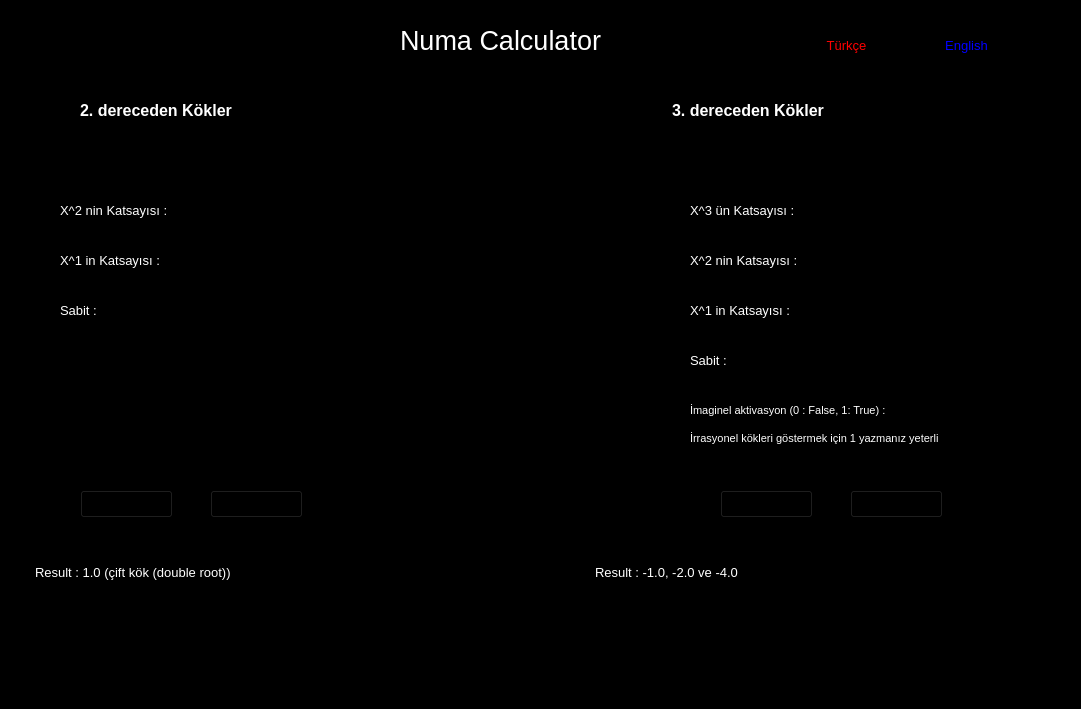
<?xml version="1.0" encoding="UTF-8"?>
<ui version="4.0">
 <class>KokBulucu</class>
 <widget class="QMainWindow" name="KokBulucu">
  <property name="geometry">
   <rect>
    <x>0</x>
    <y>0</y>
    <width>1081</width>
    <height>709</height>
   </rect>
  </property>
  <property name="palette">
   <palette>
    <active>
     <colorrole role="WindowText">
      <brush brushstyle="SolidPattern">
       <color alpha="255">
        <red>255</red>
        <green>255</green>
        <blue>255</blue>
       </color>
      </brush>
     </colorrole>
     <colorrole role="Button">
      <brush brushstyle="SolidPattern">
       <color alpha="255">
        <red>0</red>
        <green>0</green>
        <blue>0</blue>
       </color>
      </brush>
     </colorrole>
     <colorrole role="Light">
      <brush brushstyle="SolidPattern">
       <color alpha="255">
        <red>0</red>
        <green>0</green>
        <blue>0</blue>
       </color>
      </brush>
     </colorrole>
     <colorrole role="Midlight">
      <brush brushstyle="SolidPattern">
       <color alpha="255">
        <red>0</red>
        <green>0</green>
        <blue>0</blue>
       </color>
      </brush>
     </colorrole>
     <colorrole role="Dark">
      <brush brushstyle="SolidPattern">
       <color alpha="255">
        <red>0</red>
        <green>0</green>
        <blue>0</blue>
       </color>
      </brush>
     </colorrole>
     <colorrole role="Mid">
      <brush brushstyle="SolidPattern">
       <color alpha="255">
        <red>0</red>
        <green>0</green>
        <blue>0</blue>
       </color>
      </brush>
     </colorrole>
     <colorrole role="Text">
      <brush brushstyle="SolidPattern">
       <color alpha="255">
        <red>0</red>
        <green>0</green>
        <blue>0</blue>
       </color>
      </brush>
     </colorrole>
     <colorrole role="BrightText">
      <brush brushstyle="SolidPattern">
       <color alpha="255">
        <red>255</red>
        <green>255</green>
        <blue>255</blue>
       </color>
      </brush>
     </colorrole>
     <colorrole role="ButtonText">
      <brush brushstyle="SolidPattern">
       <color alpha="255">
        <red>255</red>
        <green>255</green>
        <blue>255</blue>
       </color>
      </brush>
     </colorrole>
     <colorrole role="Base">
      <brush brushstyle="SolidPattern">
       <color alpha="255">
        <red>0</red>
        <green>0</green>
        <blue>0</blue>
       </color>
      </brush>
     </colorrole>
     <colorrole role="Window">
      <brush brushstyle="SolidPattern">
       <color alpha="255">
        <red>0</red>
        <green>0</green>
        <blue>0</blue>
       </color>
      </brush>
     </colorrole>
     <colorrole role="Shadow">
      <brush brushstyle="SolidPattern">
       <color alpha="255">
        <red>0</red>
        <green>0</green>
        <blue>0</blue>
       </color>
      </brush>
     </colorrole>
     <colorrole role="AlternateBase">
      <brush brushstyle="SolidPattern">
       <color alpha="255">
        <red>0</red>
        <green>0</green>
        <blue>0</blue>
       </color>
      </brush>
     </colorrole>
     <colorrole role="ToolTipBase">
      <brush brushstyle="SolidPattern">
       <color alpha="255">
        <red>255</red>
        <green>255</green>
        <blue>220</blue>
       </color>
      </brush>
     </colorrole>
     <colorrole role="ToolTipText">
      <brush brushstyle="SolidPattern">
       <color alpha="255">
        <red>0</red>
        <green>0</green>
        <blue>0</blue>
       </color>
      </brush>
     </colorrole>
    </active>
    <inactive>
     <colorrole role="WindowText">
      <brush brushstyle="SolidPattern">
       <color alpha="255">
        <red>255</red>
        <green>255</green>
        <blue>255</blue>
       </color>
      </brush>
     </colorrole>
     <colorrole role="Button">
      <brush brushstyle="SolidPattern">
       <color alpha="255">
        <red>0</red>
        <green>0</green>
        <blue>0</blue>
       </color>
      </brush>
     </colorrole>
     <colorrole role="Light">
      <brush brushstyle="SolidPattern">
       <color alpha="255">
        <red>0</red>
        <green>0</green>
        <blue>0</blue>
       </color>
      </brush>
     </colorrole>
     <colorrole role="Midlight">
      <brush brushstyle="SolidPattern">
       <color alpha="255">
        <red>0</red>
        <green>0</green>
        <blue>0</blue>
       </color>
      </brush>
     </colorrole>
     <colorrole role="Dark">
      <brush brushstyle="SolidPattern">
       <color alpha="255">
        <red>0</red>
        <green>0</green>
        <blue>0</blue>
       </color>
      </brush>
     </colorrole>
     <colorrole role="Mid">
      <brush brushstyle="SolidPattern">
       <color alpha="255">
        <red>0</red>
        <green>0</green>
        <blue>0</blue>
       </color>
      </brush>
     </colorrole>
     <colorrole role="Text">
      <brush brushstyle="SolidPattern">
       <color alpha="255">
        <red>0</red>
        <green>0</green>
        <blue>0</blue>
       </color>
      </brush>
     </colorrole>
     <colorrole role="BrightText">
      <brush brushstyle="SolidPattern">
       <color alpha="255">
        <red>255</red>
        <green>255</green>
        <blue>255</blue>
       </color>
      </brush>
     </colorrole>
     <colorrole role="ButtonText">
      <brush brushstyle="SolidPattern">
       <color alpha="255">
        <red>255</red>
        <green>255</green>
        <blue>255</blue>
       </color>
      </brush>
     </colorrole>
     <colorrole role="Base">
      <brush brushstyle="SolidPattern">
       <color alpha="255">
        <red>0</red>
        <green>0</green>
        <blue>0</blue>
       </color>
      </brush>
     </colorrole>
     <colorrole role="Window">
      <brush brushstyle="SolidPattern">
       <color alpha="255">
        <red>0</red>
        <green>0</green>
        <blue>0</blue>
       </color>
      </brush>
     </colorrole>
     <colorrole role="Shadow">
      <brush brushstyle="SolidPattern">
       <color alpha="255">
        <red>0</red>
        <green>0</green>
        <blue>0</blue>
       </color>
      </brush>
     </colorrole>
     <colorrole role="AlternateBase">
      <brush brushstyle="SolidPattern">
       <color alpha="255">
        <red>0</red>
        <green>0</green>
        <blue>0</blue>
       </color>
      </brush>
     </colorrole>
     <colorrole role="ToolTipBase">
      <brush brushstyle="SolidPattern">
       <color alpha="255">
        <red>255</red>
        <green>255</green>
        <blue>220</blue>
       </color>
      </brush>
     </colorrole>
     <colorrole role="ToolTipText">
      <brush brushstyle="SolidPattern">
       <color alpha="255">
        <red>0</red>
        <green>0</green>
        <blue>0</blue>
       </color>
      </brush>
     </colorrole>
    </inactive>
    <disabled>
     <colorrole role="WindowText">
      <brush brushstyle="SolidPattern">
       <color alpha="255">
        <red>0</red>
        <green>0</green>
        <blue>0</blue>
       </color>
      </brush>
     </colorrole>
     <colorrole role="Button">
      <brush brushstyle="SolidPattern">
       <color alpha="255">
        <red>0</red>
        <green>0</green>
        <blue>0</blue>
       </color>
      </brush>
     </colorrole>
     <colorrole role="Light">
      <brush brushstyle="SolidPattern">
       <color alpha="255">
        <red>0</red>
        <green>0</green>
        <blue>0</blue>
       </color>
      </brush>
     </colorrole>
     <colorrole role="Midlight">
      <brush brushstyle="SolidPattern">
       <color alpha="255">
        <red>0</red>
        <green>0</green>
        <blue>0</blue>
       </color>
      </brush>
     </colorrole>
     <colorrole role="Dark">
      <brush brushstyle="SolidPattern">
       <color alpha="255">
        <red>0</red>
        <green>0</green>
        <blue>0</blue>
       </color>
      </brush>
     </colorrole>
     <colorrole role="Mid">
      <brush brushstyle="SolidPattern">
       <color alpha="255">
        <red>0</red>
        <green>0</green>
        <blue>0</blue>
       </color>
      </brush>
     </colorrole>
     <colorrole role="Text">
      <brush brushstyle="SolidPattern">
       <color alpha="255">
        <red>0</red>
        <green>0</green>
        <blue>0</blue>
       </color>
      </brush>
     </colorrole>
     <colorrole role="BrightText">
      <brush brushstyle="SolidPattern">
       <color alpha="255">
        <red>255</red>
        <green>255</green>
        <blue>255</blue>
       </color>
      </brush>
     </colorrole>
     <colorrole role="ButtonText">
      <brush brushstyle="SolidPattern">
       <color alpha="255">
        <red>0</red>
        <green>0</green>
        <blue>0</blue>
       </color>
      </brush>
     </colorrole>
     <colorrole role="Base">
      <brush brushstyle="SolidPattern">
       <color alpha="255">
        <red>0</red>
        <green>0</green>
        <blue>0</blue>
       </color>
      </brush>
     </colorrole>
     <colorrole role="Window">
      <brush brushstyle="SolidPattern">
       <color alpha="255">
        <red>0</red>
        <green>0</green>
        <blue>0</blue>
       </color>
      </brush>
     </colorrole>
     <colorrole role="Shadow">
      <brush brushstyle="SolidPattern">
       <color alpha="255">
        <red>0</red>
        <green>0</green>
        <blue>0</blue>
       </color>
      </brush>
     </colorrole>
     <colorrole role="AlternateBase">
      <brush brushstyle="SolidPattern">
       <color alpha="255">
        <red>0</red>
        <green>0</green>
        <blue>0</blue>
       </color>
      </brush>
     </colorrole>
     <colorrole role="ToolTipBase">
      <brush brushstyle="SolidPattern">
       <color alpha="255">
        <red>255</red>
        <green>255</green>
        <blue>220</blue>
       </color>
      </brush>
     </colorrole>
     <colorrole role="ToolTipText">
      <brush brushstyle="SolidPattern">
       <color alpha="255">
        <red>0</red>
        <green>0</green>
        <blue>0</blue>
       </color>
      </brush>
     </colorrole>
    </disabled>
   </palette>
  </property>
  <property name="font">
   <font>
    <pointsize>10</pointsize>
   </font>
  </property>
  <property name="windowTitle">
   <string>Kök Bulucu</string>
  </property>
  <property name="windowIcon">
   <iconset>
    <normaloff>../../Pictures/Camera Roll/ahmet5.jpg</normaloff>../../Pictures/Camera Roll/ahmet5.jpg</iconset>
  </property>
  <widget class="QWidget" name="centralwidget">
   <widget class="QLineEdit" name="txt2_kat2">
    <property name="geometry">
     <rect>
      <x>230</x>
      <y>200</y>
      <width>113</width>
      <height>22</height>
     </rect>
    </property>
    <property name="text">
     <string>1</string>
    </property>
   </widget>
   <widget class="QLabel" name="label_2_x2">
    <property name="geometry">
     <rect>
      <x>60</x>
      <y>200</y>
      <width>161</width>
      <height>20</height>
     </rect>
    </property>
    <property name="text">
     <string>X^2 nin Katsayısı :</string>
    </property>
   </widget>
   <widget class="QLineEdit" name="txt2_kat1">
    <property name="geometry">
     <rect>
      <x>230</x>
      <y>250</y>
      <width>113</width>
      <height>22</height>
     </rect>
    </property>
    <property name="text">
     <string>-2</string>
    </property>
   </widget>
   <widget class="QLabel" name="label_2_x1">
    <property name="geometry">
     <rect>
      <x>60</x>
      <y>250</y>
      <width>161</width>
      <height>20</height>
     </rect>
    </property>
    <property name="text">
     <string>X^1 in Katsayısı :</string>
    </property>
   </widget>
   <widget class="QLineEdit" name="txt2_kat0">
    <property name="geometry">
     <rect>
      <x>230</x>
      <y>300</y>
      <width>113</width>
      <height>22</height>
     </rect>
    </property>
    <property name="text">
     <string>1</string>
    </property>
   </widget>
   <widget class="QLabel" name="label_2_x0">
    <property name="geometry">
     <rect>
      <x>60</x>
      <y>300</y>
      <width>161</width>
      <height>20</height>
     </rect>
    </property>
    <property name="text">
     <string>Sabit :</string>
    </property>
   </widget>
   <widget class="QLineEdit" name="txt3_kat0">
    <property name="geometry">
     <rect>
      <x>860</x>
      <y>350</y>
      <width>113</width>
      <height>22</height>
     </rect>
    </property>
    <property name="text">
     <string>8</string>
    </property>
   </widget>
   <widget class="QLabel" name="label_3_x1">
    <property name="geometry">
     <rect>
      <x>690</x>
      <y>300</y>
      <width>161</width>
      <height>20</height>
     </rect>
    </property>
    <property name="text">
     <string>X^1 in Katsayısı :</string>
    </property>
   </widget>
   <widget class="QLineEdit" name="txt3_kat2">
    <property name="geometry">
     <rect>
      <x>860</x>
      <y>250</y>
      <width>113</width>
      <height>22</height>
     </rect>
    </property>
    <property name="text">
     <string>7</string>
    </property>
   </widget>
   <widget class="QLabel" name="label_3_x2">
    <property name="geometry">
     <rect>
      <x>690</x>
      <y>250</y>
      <width>161</width>
      <height>20</height>
     </rect>
    </property>
    <property name="text">
     <string>X^2 nin Katsayısı :</string>
    </property>
   </widget>
   <widget class="QLineEdit" name="txt3_kat1">
    <property name="geometry">
     <rect>
      <x>860</x>
      <y>300</y>
      <width>113</width>
      <height>22</height>
     </rect>
    </property>
    <property name="text">
     <string>14</string>
    </property>
   </widget>
   <widget class="QLabel" name="label_3_x0">
    <property name="geometry">
     <rect>
      <x>690</x>
      <y>350</y>
      <width>161</width>
      <height>20</height>
     </rect>
    </property>
    <property name="text">
     <string>Sabit :</string>
    </property>
   </widget>
   <widget class="QLineEdit" name="txt3_kat3">
    <property name="geometry">
     <rect>
      <x>860</x>
      <y>200</y>
      <width>113</width>
      <height>22</height>
     </rect>
    </property>
    <property name="text">
     <string>1</string>
    </property>
   </widget>
   <widget class="QLabel" name="label_3_x3">
    <property name="geometry">
     <rect>
      <x>690</x>
      <y>200</y>
      <width>161</width>
      <height>20</height>
     </rect>
    </property>
    <property name="text">
     <string>X^3 ün Katsayısı :</string>
    </property>
   </widget>
   <widget class="QLineEdit" name="txt3_kat_i">
    <property name="geometry">
     <rect>
      <x>940</x>
      <y>400</y>
      <width>31</width>
      <height>22</height>
     </rect>
    </property>
    <property name="text">
     <string>0</string>
    </property>
   </widget>
   <widget class="QLabel" name="label_3_xi_tf">
    <property name="geometry">
     <rect>
      <x>690</x>
      <y>400</y>
      <width>241</width>
      <height>20</height>
     </rect>
    </property>
    <property name="font">
     <font>
      <pointsize>8</pointsize>
     </font>
    </property>
    <property name="text">
     <string>İmaginel aktivasyon (0 : False, 1: True) : </string>
    </property>
   </widget>
   <widget class="QLabel" name="label_3_xi_info">
    <property name="geometry">
     <rect>
      <x>690</x>
      <y>430</y>
      <width>301</width>
      <height>16</height>
     </rect>
    </property>
    <property name="font">
     <font>
      <pointsize>8</pointsize>
     </font>
    </property>
    <property name="text">
     <string>İrrasyonel kökleri göstermek için 1 yazmanız yeterli</string>
    </property>
   </widget>
   <widget class="QPushButton" name="btn_calc_2kok">
    <property name="geometry">
     <rect>
      <x>80</x>
      <y>490</y>
      <width>93</width>
      <height>28</height>
     </rect>
    </property>
    <property name="palette">
     <palette>
      <active>
       <colorrole role="ButtonText">
        <brush brushstyle="SolidPattern">
         <color alpha="255">
          <red>0</red>
          <green>0</green>
          <blue>0</blue>
         </color>
        </brush>
       </colorrole>
      </active>
      <inactive>
       <colorrole role="ButtonText">
        <brush brushstyle="SolidPattern">
         <color alpha="255">
          <red>0</red>
          <green>0</green>
          <blue>0</blue>
         </color>
        </brush>
       </colorrole>
      </inactive>
      <disabled>
       <colorrole role="ButtonText">
        <brush brushstyle="SolidPattern">
         <color alpha="255">
          <red>0</red>
          <green>0</green>
          <blue>0</blue>
         </color>
        </brush>
       </colorrole>
      </disabled>
     </palette>
    </property>
    <property name="text">
     <string>Hesapla</string>
    </property>
    <property name="shortcut">
     <string>Ctrl+H</string>
    </property>
   </widget>
   <widget class="QPushButton" name="btn_calc_3kok">
    <property name="geometry">
     <rect>
      <x>720</x>
      <y>490</y>
      <width>93</width>
      <height>28</height>
     </rect>
    </property>
    <property name="palette">
     <palette>
      <active>
       <colorrole role="ButtonText">
        <brush brushstyle="SolidPattern">
         <color alpha="255">
          <red>0</red>
          <green>0</green>
          <blue>0</blue>
         </color>
        </brush>
       </colorrole>
      </active>
      <inactive>
       <colorrole role="ButtonText">
        <brush brushstyle="SolidPattern">
         <color alpha="255">
          <red>0</red>
          <green>0</green>
          <blue>0</blue>
         </color>
        </brush>
       </colorrole>
      </inactive>
      <disabled>
       <colorrole role="ButtonText">
        <brush brushstyle="SolidPattern">
         <color alpha="255">
          <red>0</red>
          <green>0</green>
          <blue>0</blue>
         </color>
        </brush>
       </colorrole>
      </disabled>
     </palette>
    </property>
    <property name="text">
     <string>Hesapla</string>
    </property>
    <property name="shortcut">
     <string>Return</string>
    </property>
   </widget>
   <widget class="QPushButton" name="btn_clr_2kok">
    <property name="geometry">
     <rect>
      <x>210</x>
      <y>490</y>
      <width>93</width>
      <height>28</height>
     </rect>
    </property>
    <property name="palette">
     <palette>
      <active>
       <colorrole role="ButtonText">
        <brush brushstyle="SolidPattern">
         <color alpha="255">
          <red>0</red>
          <green>0</green>
          <blue>0</blue>
         </color>
        </brush>
       </colorrole>
      </active>
      <inactive>
       <colorrole role="ButtonText">
        <brush brushstyle="SolidPattern">
         <color alpha="255">
          <red>0</red>
          <green>0</green>
          <blue>0</blue>
         </color>
        </brush>
       </colorrole>
      </inactive>
      <disabled>
       <colorrole role="ButtonText">
        <brush brushstyle="SolidPattern">
         <color alpha="255">
          <red>0</red>
          <green>0</green>
          <blue>0</blue>
         </color>
        </brush>
       </colorrole>
      </disabled>
     </palette>
    </property>
    <property name="text">
     <string>Temizle</string>
    </property>
    <property name="shortcut">
     <string>Ctrl+T</string>
    </property>
   </widget>
   <widget class="QPushButton" name="btn_clr_3kok">
    <property name="geometry">
     <rect>
      <x>850</x>
      <y>490</y>
      <width>93</width>
      <height>28</height>
     </rect>
    </property>
    <property name="palette">
     <palette>
      <active>
       <colorrole role="ButtonText">
        <brush brushstyle="SolidPattern">
         <color alpha="255">
          <red>0</red>
          <green>0</green>
          <blue>0</blue>
         </color>
        </brush>
       </colorrole>
      </active>
      <inactive>
       <colorrole role="ButtonText">
        <brush brushstyle="SolidPattern">
         <color alpha="255">
          <red>0</red>
          <green>0</green>
          <blue>0</blue>
         </color>
        </brush>
       </colorrole>
      </inactive>
      <disabled>
       <colorrole role="ButtonText">
        <brush brushstyle="SolidPattern">
         <color alpha="255">
          <red>0</red>
          <green>0</green>
          <blue>0</blue>
         </color>
        </brush>
       </colorrole>
      </disabled>
     </palette>
    </property>
    <property name="text">
     <string>Temizle</string>
    </property>
    <property name="shortcut">
     <string>Ctrl+U</string>
    </property>
   </widget>
   <widget class="QTextBrowser" name="albl_3result">
    <property name="enabled">
     <bool>true</bool>
    </property>
    <property name="geometry">
     <rect>
      <x>590</x>
      <y>560</y>
      <width>461</width>
      <height>101</height>
     </rect>
    </property>
    <property name="palette">
     <palette>
      <active>
       <colorrole role="Text">
        <brush brushstyle="SolidPattern">
         <color alpha="255">
          <red>255</red>
          <green>255</green>
          <blue>255</blue>
         </color>
        </brush>
       </colorrole>
      </active>
      <inactive>
       <colorrole role="Text">
        <brush brushstyle="SolidPattern">
         <color alpha="255">
          <red>255</red>
          <green>255</green>
          <blue>255</blue>
         </color>
        </brush>
       </colorrole>
      </inactive>
      <disabled>
       <colorrole role="Text">
        <brush brushstyle="SolidPattern">
         <color alpha="255">
          <red>0</red>
          <green>0</green>
          <blue>0</blue>
         </color>
        </brush>
       </colorrole>
      </disabled>
     </palette>
    </property>
    <property name="font">
     <font>
      <kerning>true</kerning>
     </font>
    </property>
    <property name="html">
     <string>&lt;!DOCTYPE HTML PUBLIC &quot;-//W3C//DTD HTML 4.0//EN&quot; &quot;http://www.w3.org/TR/REC-html40/strict.dtd&quot;&gt;
&lt;html&gt;&lt;head&gt;&lt;meta name=&quot;qrichtext&quot; content=&quot;1&quot; /&gt;&lt;style type=&quot;text/css&quot;&gt;
p, li { white-space: pre-wrap; }
&lt;/style&gt;&lt;/head&gt;&lt;body style=&quot; font-family:'MS Shell Dlg 2'; font-size:10pt; font-weight:400; font-style:normal;&quot;&gt;
&lt;p style=&quot; margin-top:0px; margin-bottom:0px; margin-left:0px; margin-right:0px; -qt-block-indent:0; text-indent:0px;&quot;&gt;Result : -1.0, -2.0 ve -4.0 &lt;/p&gt;&lt;/body&gt;&lt;/html&gt;</string>
    </property>
   </widget>
   <widget class="QLabel" name="label_12">
    <property name="geometry">
     <rect>
      <x>400</x>
      <y>20</y>
      <width>251</width>
      <height>41</height>
     </rect>
    </property>
    <property name="font">
     <font>
      <pointsize>20</pointsize>
     </font>
    </property>
    <property name="text">
     <string>Numa Calculator</string>
    </property>
   </widget>
   <widget class="QTextBrowser" name="albl_2result">
    <property name="enabled">
     <bool>true</bool>
    </property>
    <property name="geometry">
     <rect>
      <x>30</x>
      <y>560</y>
      <width>421</width>
      <height>101</height>
     </rect>
    </property>
    <property name="palette">
     <palette>
      <active>
       <colorrole role="Text">
        <brush brushstyle="SolidPattern">
         <color alpha="255">
          <red>255</red>
          <green>255</green>
          <blue>255</blue>
         </color>
        </brush>
       </colorrole>
      </active>
      <inactive>
       <colorrole role="Text">
        <brush brushstyle="SolidPattern">
         <color alpha="255">
          <red>255</red>
          <green>255</green>
          <blue>255</blue>
         </color>
        </brush>
       </colorrole>
      </inactive>
      <disabled>
       <colorrole role="Text">
        <brush brushstyle="SolidPattern">
         <color alpha="255">
          <red>0</red>
          <green>0</green>
          <blue>0</blue>
         </color>
        </brush>
       </colorrole>
      </disabled>
     </palette>
    </property>
    <property name="font">
     <font>
      <kerning>true</kerning>
     </font>
    </property>
    <property name="html">
     <string>&lt;!DOCTYPE HTML PUBLIC &quot;-//W3C//DTD HTML 4.0//EN&quot; &quot;http://www.w3.org/TR/REC-html40/strict.dtd&quot;&gt;
&lt;html&gt;&lt;head&gt;&lt;meta name=&quot;qrichtext&quot; content=&quot;1&quot; /&gt;&lt;style type=&quot;text/css&quot;&gt;
p, li { white-space: pre-wrap; }
&lt;/style&gt;&lt;/head&gt;&lt;body style=&quot; font-family:'MS Shell Dlg 2'; font-size:10pt; font-weight:400; font-style:normal;&quot;&gt;
&lt;p style=&quot; margin-top:0px; margin-bottom:0px; margin-left:0px; margin-right:0px; -qt-block-indent:0; text-indent:0px;&quot;&gt;Result : 1.0 (çift kök (double root))&lt;/p&gt;
&lt;p style=&quot;-qt-paragraph-type:empty; margin-top:0px; margin-bottom:0px; margin-left:0px; margin-right:0px; -qt-block-indent:0; text-indent:0px;&quot;&gt;&lt;br /&gt;&lt;/p&gt;&lt;/body&gt;&lt;/html&gt;</string>
    </property>
   </widget>
   <widget class="QWidget" name="layoutWidget">
    <property name="geometry">
     <rect>
      <x>80</x>
      <y>80</y>
      <width>881</width>
      <height>61</height>
     </rect>
    </property>
    <layout class="QHBoxLayout" name="horizontalLayout" stretch="0,3,2">
     <item>
      <widget class="QLabel" name="label_2baslik">
       <property name="font">
        <font>
         <pointsize>12</pointsize>
         <weight>75</weight>
         <bold>true</bold>
        </font>
       </property>
       <property name="text">
        <string>2. dereceden Kökler</string>
       </property>
      </widget>
     </item>
     <item>
      <spacer name="horizontalSpacer">
       <property name="orientation">
        <enum>Qt::Horizontal</enum>
       </property>
       <property name="sizeHint" stdset="0">
        <size>
         <width>40</width>
         <height>20</height>
        </size>
       </property>
      </spacer>
     </item>
     <item>
      <widget class="QLabel" name="label_3baslik">
       <property name="font">
        <font>
         <pointsize>12</pointsize>
         <weight>75</weight>
         <bold>true</bold>
        </font>
       </property>
       <property name="text">
        <string>3. dereceden Kökler</string>
       </property>
      </widget>
     </item>
    </layout>
   </widget>
   <widget class="QPushButton" name="btn_eng">
    <property name="geometry">
     <rect>
      <x>920</x>
      <y>30</y>
      <width>93</width>
      <height>31</height>
     </rect>
    </property>
    <property name="palette">
     <palette>
      <active>
       <colorrole role="ButtonText">
        <brush brushstyle="SolidPattern">
         <color alpha="255">
          <red>0</red>
          <green>0</green>
          <blue>255</blue>
         </color>
        </brush>
       </colorrole>
      </active>
      <inactive>
       <colorrole role="ButtonText">
        <brush brushstyle="SolidPattern">
         <color alpha="255">
          <red>0</red>
          <green>0</green>
          <blue>255</blue>
         </color>
        </brush>
       </colorrole>
      </inactive>
      <disabled>
       <colorrole role="ButtonText">
        <brush brushstyle="SolidPattern">
         <color alpha="255">
          <red>0</red>
          <green>0</green>
          <blue>0</blue>
         </color>
        </brush>
       </colorrole>
      </disabled>
     </palette>
    </property>
    <property name="text">
     <string>English</string>
    </property>
    <property name="icon">
     <iconset>
      <normaloff>eng.png</normaloff>eng.png</iconset>
    </property>
    <property name="iconSize">
     <size>
      <width>30</width>
      <height>30</height>
     </size>
    </property>
    <property name="shortcut">
     <string>Ctrl+H</string>
    </property>
    <property name="autoDefault">
     <bool>true</bool>
    </property>
    <property name="default">
     <bool>true</bool>
    </property>
    <property name="flat">
     <bool>true</bool>
    </property>
   </widget>
   <widget class="QPushButton" name="btn_trk">
    <property name="geometry">
     <rect>
      <x>800</x>
      <y>30</y>
      <width>93</width>
      <height>31</height>
     </rect>
    </property>
    <property name="palette">
     <palette>
      <active>
       <colorrole role="WindowText">
        <brush brushstyle="SolidPattern">
         <color alpha="255">
          <red>255</red>
          <green>0</green>
          <blue>0</blue>
         </color>
        </brush>
       </colorrole>
       <colorrole role="Button">
        <brush brushstyle="SolidPattern">
         <color alpha="255">
          <red>255</red>
          <green>0</green>
          <blue>0</blue>
         </color>
        </brush>
       </colorrole>
       <colorrole role="Light">
        <brush brushstyle="SolidPattern">
         <color alpha="255">
          <red>255</red>
          <green>0</green>
          <blue>0</blue>
         </color>
        </brush>
       </colorrole>
       <colorrole role="Midlight">
        <brush brushstyle="SolidPattern">
         <color alpha="255">
          <red>255</red>
          <green>0</green>
          <blue>0</blue>
         </color>
        </brush>
       </colorrole>
       <colorrole role="Dark">
        <brush brushstyle="SolidPattern">
         <color alpha="255">
          <red>255</red>
          <green>0</green>
          <blue>0</blue>
         </color>
        </brush>
       </colorrole>
       <colorrole role="Mid">
        <brush brushstyle="SolidPattern">
         <color alpha="255">
          <red>255</red>
          <green>0</green>
          <blue>0</blue>
         </color>
        </brush>
       </colorrole>
       <colorrole role="Text">
        <brush brushstyle="SolidPattern">
         <color alpha="255">
          <red>255</red>
          <green>0</green>
          <blue>0</blue>
         </color>
        </brush>
       </colorrole>
       <colorrole role="BrightText">
        <brush brushstyle="SolidPattern">
         <color alpha="255">
          <red>255</red>
          <green>0</green>
          <blue>0</blue>
         </color>
        </brush>
       </colorrole>
       <colorrole role="ButtonText">
        <brush brushstyle="SolidPattern">
         <color alpha="255">
          <red>255</red>
          <green>0</green>
          <blue>0</blue>
         </color>
        </brush>
       </colorrole>
       <colorrole role="Base">
        <brush brushstyle="SolidPattern">
         <color alpha="255">
          <red>255</red>
          <green>0</green>
          <blue>0</blue>
         </color>
        </brush>
       </colorrole>
       <colorrole role="Window">
        <brush brushstyle="SolidPattern">
         <color alpha="255">
          <red>255</red>
          <green>0</green>
          <blue>0</blue>
         </color>
        </brush>
       </colorrole>
       <colorrole role="Shadow">
        <brush brushstyle="SolidPattern">
         <color alpha="255">
          <red>0</red>
          <green>0</green>
          <blue>0</blue>
         </color>
        </brush>
       </colorrole>
       <colorrole role="HighlightedText">
        <brush brushstyle="SolidPattern">
         <color alpha="255">
          <red>255</red>
          <green>0</green>
          <blue>0</blue>
         </color>
        </brush>
       </colorrole>
       <colorrole role="AlternateBase">
        <brush brushstyle="SolidPattern">
         <color alpha="255">
          <red>255</red>
          <green>0</green>
          <blue>0</blue>
         </color>
        </brush>
       </colorrole>
       <colorrole role="ToolTipBase">
        <brush brushstyle="SolidPattern">
         <color alpha="255">
          <red>255</red>
          <green>255</green>
          <blue>220</blue>
         </color>
        </brush>
       </colorrole>
       <colorrole role="ToolTipText">
        <brush brushstyle="SolidPattern">
         <color alpha="255">
          <red>0</red>
          <green>0</green>
          <blue>0</blue>
         </color>
        </brush>
       </colorrole>
      </active>
      <inactive>
       <colorrole role="WindowText">
        <brush brushstyle="SolidPattern">
         <color alpha="255">
          <red>255</red>
          <green>0</green>
          <blue>0</blue>
         </color>
        </brush>
       </colorrole>
       <colorrole role="Button">
        <brush brushstyle="SolidPattern">
         <color alpha="255">
          <red>255</red>
          <green>0</green>
          <blue>0</blue>
         </color>
        </brush>
       </colorrole>
       <colorrole role="Light">
        <brush brushstyle="SolidPattern">
         <color alpha="255">
          <red>255</red>
          <green>0</green>
          <blue>0</blue>
         </color>
        </brush>
       </colorrole>
       <colorrole role="Midlight">
        <brush brushstyle="SolidPattern">
         <color alpha="255">
          <red>255</red>
          <green>0</green>
          <blue>0</blue>
         </color>
        </brush>
       </colorrole>
       <colorrole role="Dark">
        <brush brushstyle="SolidPattern">
         <color alpha="255">
          <red>255</red>
          <green>0</green>
          <blue>0</blue>
         </color>
        </brush>
       </colorrole>
       <colorrole role="Mid">
        <brush brushstyle="SolidPattern">
         <color alpha="255">
          <red>255</red>
          <green>0</green>
          <blue>0</blue>
         </color>
        </brush>
       </colorrole>
       <colorrole role="Text">
        <brush brushstyle="SolidPattern">
         <color alpha="255">
          <red>255</red>
          <green>0</green>
          <blue>0</blue>
         </color>
        </brush>
       </colorrole>
       <colorrole role="BrightText">
        <brush brushstyle="SolidPattern">
         <color alpha="255">
          <red>255</red>
          <green>0</green>
          <blue>0</blue>
         </color>
        </brush>
       </colorrole>
       <colorrole role="ButtonText">
        <brush brushstyle="SolidPattern">
         <color alpha="255">
          <red>255</red>
          <green>0</green>
          <blue>0</blue>
         </color>
        </brush>
       </colorrole>
       <colorrole role="Base">
        <brush brushstyle="SolidPattern">
         <color alpha="255">
          <red>255</red>
          <green>0</green>
          <blue>0</blue>
         </color>
        </brush>
       </colorrole>
       <colorrole role="Window">
        <brush brushstyle="SolidPattern">
         <color alpha="255">
          <red>255</red>
          <green>0</green>
          <blue>0</blue>
         </color>
        </brush>
       </colorrole>
       <colorrole role="Shadow">
        <brush brushstyle="SolidPattern">
         <color alpha="255">
          <red>0</red>
          <green>0</green>
          <blue>0</blue>
         </color>
        </brush>
       </colorrole>
       <colorrole role="HighlightedText">
        <brush brushstyle="SolidPattern">
         <color alpha="255">
          <red>255</red>
          <green>0</green>
          <blue>0</blue>
         </color>
        </brush>
       </colorrole>
       <colorrole role="AlternateBase">
        <brush brushstyle="SolidPattern">
         <color alpha="255">
          <red>255</red>
          <green>0</green>
          <blue>0</blue>
         </color>
        </brush>
       </colorrole>
       <colorrole role="ToolTipBase">
        <brush brushstyle="SolidPattern">
         <color alpha="255">
          <red>255</red>
          <green>255</green>
          <blue>220</blue>
         </color>
        </brush>
       </colorrole>
       <colorrole role="ToolTipText">
        <brush brushstyle="SolidPattern">
         <color alpha="255">
          <red>0</red>
          <green>0</green>
          <blue>0</blue>
         </color>
        </brush>
       </colorrole>
      </inactive>
      <disabled>
       <colorrole role="WindowText">
        <brush brushstyle="SolidPattern">
         <color alpha="255">
          <red>255</red>
          <green>0</green>
          <blue>0</blue>
         </color>
        </brush>
       </colorrole>
       <colorrole role="Button">
        <brush brushstyle="SolidPattern">
         <color alpha="255">
          <red>255</red>
          <green>0</green>
          <blue>0</blue>
         </color>
        </brush>
       </colorrole>
       <colorrole role="Light">
        <brush brushstyle="SolidPattern">
         <color alpha="255">
          <red>255</red>
          <green>0</green>
          <blue>0</blue>
         </color>
        </brush>
       </colorrole>
       <colorrole role="Midlight">
        <brush brushstyle="SolidPattern">
         <color alpha="255">
          <red>255</red>
          <green>0</green>
          <blue>0</blue>
         </color>
        </brush>
       </colorrole>
       <colorrole role="Dark">
        <brush brushstyle="SolidPattern">
         <color alpha="255">
          <red>255</red>
          <green>0</green>
          <blue>0</blue>
         </color>
        </brush>
       </colorrole>
       <colorrole role="Mid">
        <brush brushstyle="SolidPattern">
         <color alpha="255">
          <red>255</red>
          <green>0</green>
          <blue>0</blue>
         </color>
        </brush>
       </colorrole>
       <colorrole role="Text">
        <brush brushstyle="SolidPattern">
         <color alpha="255">
          <red>255</red>
          <green>0</green>
          <blue>0</blue>
         </color>
        </brush>
       </colorrole>
       <colorrole role="BrightText">
        <brush brushstyle="SolidPattern">
         <color alpha="255">
          <red>255</red>
          <green>0</green>
          <blue>0</blue>
         </color>
        </brush>
       </colorrole>
       <colorrole role="ButtonText">
        <brush brushstyle="SolidPattern">
         <color alpha="255">
          <red>255</red>
          <green>0</green>
          <blue>0</blue>
         </color>
        </brush>
       </colorrole>
       <colorrole role="Base">
        <brush brushstyle="SolidPattern">
         <color alpha="255">
          <red>255</red>
          <green>0</green>
          <blue>0</blue>
         </color>
        </brush>
       </colorrole>
       <colorrole role="Window">
        <brush brushstyle="SolidPattern">
         <color alpha="255">
          <red>255</red>
          <green>0</green>
          <blue>0</blue>
         </color>
        </brush>
       </colorrole>
       <colorrole role="Shadow">
        <brush brushstyle="SolidPattern">
         <color alpha="255">
          <red>0</red>
          <green>0</green>
          <blue>0</blue>
         </color>
        </brush>
       </colorrole>
       <colorrole role="HighlightedText">
        <brush brushstyle="SolidPattern">
         <color alpha="255">
          <red>255</red>
          <green>0</green>
          <blue>0</blue>
         </color>
        </brush>
       </colorrole>
       <colorrole role="AlternateBase">
        <brush brushstyle="SolidPattern">
         <color alpha="255">
          <red>255</red>
          <green>0</green>
          <blue>0</blue>
         </color>
        </brush>
       </colorrole>
       <colorrole role="ToolTipBase">
        <brush brushstyle="SolidPattern">
         <color alpha="255">
          <red>255</red>
          <green>255</green>
          <blue>220</blue>
         </color>
        </brush>
       </colorrole>
       <colorrole role="ToolTipText">
        <brush brushstyle="SolidPattern">
         <color alpha="255">
          <red>0</red>
          <green>0</green>
          <blue>0</blue>
         </color>
        </brush>
       </colorrole>
      </disabled>
     </palette>
    </property>
    <property name="text">
     <string>Türkçe</string>
    </property>
    <property name="icon">
     <iconset>
      <normaloff>../dosyalar/info/tr.png</normaloff>../dosyalar/info/tr.png</iconset>
    </property>
    <property name="iconSize">
     <size>
      <width>30</width>
      <height>30</height>
     </size>
    </property>
    <property name="shortcut">
     <string>Ctrl+H</string>
    </property>
    <property name="autoDefault">
     <bool>true</bool>
    </property>
    <property name="default">
     <bool>true</bool>
    </property>
    <property name="flat">
     <bool>true</bool>
    </property>
   </widget>
  </widget>
 </widget>
 <resources/>
 <connections/>
</ui>
